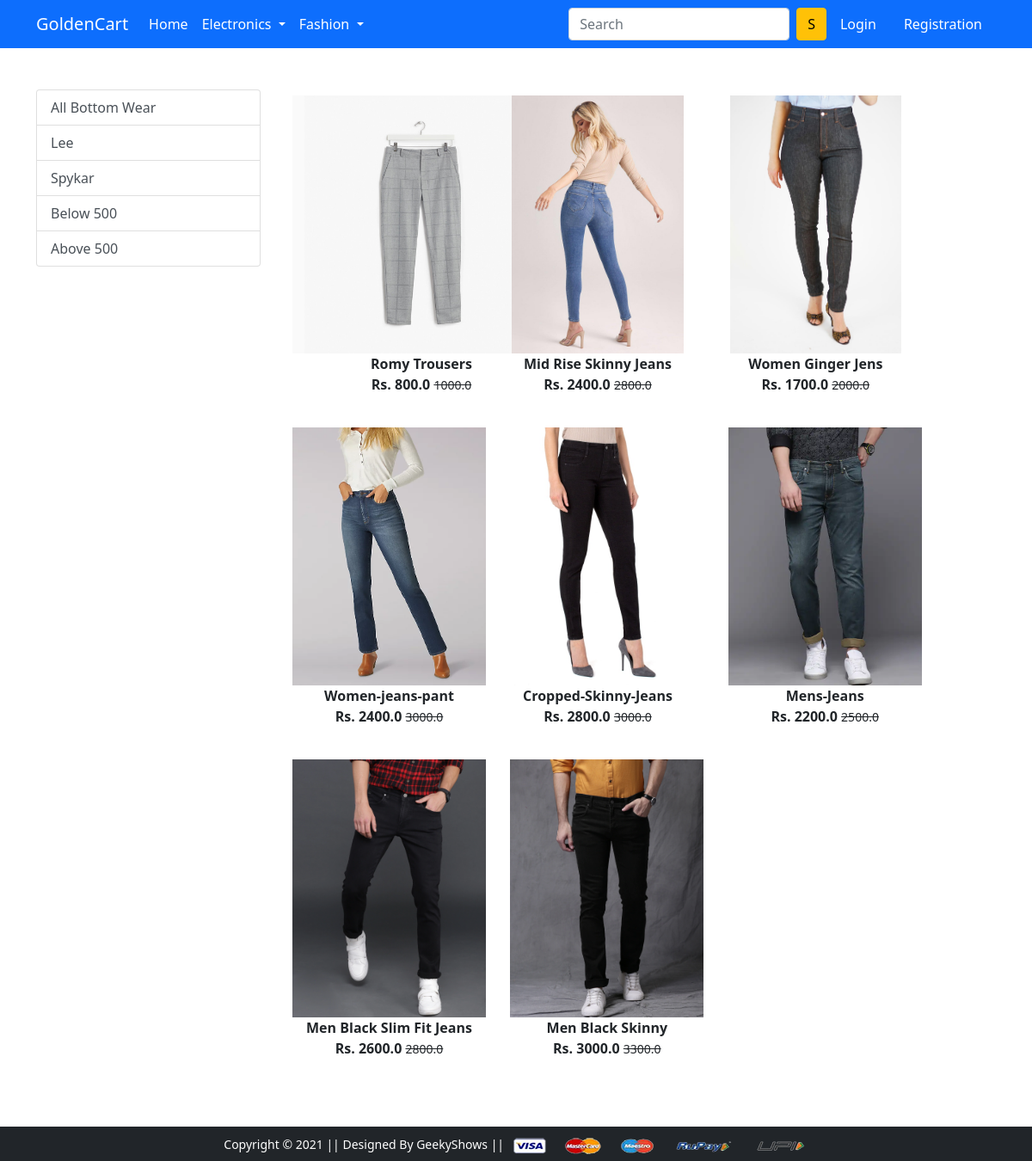
The app's page /bottomwear/ with its own data.
### app/models.py (models this page shows, shortened)
class Product(models.Model):
    title = models.CharField(max_length=200)
    selling_price = models.FloatField()
    discounted_price = models.FloatField()
    description = RichTextField(blank=True,null=True)
    brand = models.CharField(max_length=200)
    category = models.CharField(choices = CATEGORY_CHOICES, max_length=2)
    product_image = models.ImageField(upload_to = 'productimg')

### app/views.py (the view)
# urls.py: path('bottomwear/', views.bottomwear, name='bottomwear'),
def bottomwear(request,data=None):
    totalitem=0
    if data==None:
        bottomwears=Product.objects.filter(category='BW')
    elif data=='Lee' or data=='Spykar':
        bottomwears=Product.objects.filter(category='BW').filter(brand=data)
    elif data=='below':
        bottomwears=Product.objects.filter(category='BW').filter(discounted_price__lt=500)
    elif data=='above':
        bottomwears=Product.objects.filter(category='BW').filter(discounted_price__gt=500)
    if request.user.is_authenticated:
        totalitem=len(Cart.objects.filter(user=request.user))
    return render(request, 'app/bottomwear.html',{'bottomwears':bottomwears,'totalitem':totalitem})

### app/templates/app/bottomwear.html (shortened to what this page needs)
{% extends 'app/base.html' %}
{% load static %}
{% block main-content %}
<div class="container my-5">
 <div class="row">
  <div class="col-sm-3">
   <div class="list-group">
        <a href="{% url 'bottomwear' %}" class="list-group-item list-group-item-action" aria-current="true">All Bottom Wear</a>
        <a href="{% url 'bottomweardata' 'Lee' %}" class="list-group-item list-group-item-action" aria-current="true">Lee</a>
        <a href="{% url 'bottomweardata' 'Spykar' %}" class="list-group-item list-group-item-action" aria-current="true">Spykar</a>
        <a href="{% url 'bottomweardata' 'below' %}" class="list-group-item list-group-item-action" aria-current="true">Below 500</a>
        <a href="{% url 'bottomweardata' 'above' %}" class="list-group-item list-group-item-action" aria-current="true">Above 500</a>
    </div>
  </div>
  <div class="col-sm-8">
      <div class="row">
          {% for product in bottomwears %}
          <div class="col-sm-4 text-center mb-4">
              <a href="{% url 'product-detail' product.id %}" class="btn">
                  <div class="item">
                      <img src="{{product.product_image.url}}" alt="" height="300">
                      <div class="fw-bold">{{product.title}}</div>
                      <div class="fw-bold">Rs. {{product.discounted_price}}
                        <small class="fw-light text-decoration-line-through">{{product.selling_price}}</small>
                      </div>
                  </div>
              </a>
          </div>
          {% endfor %}
      </div>
  </div>
 </div>
</div>
{% endblock main-content %}

### records on screen
Product: product_image (picture), title "Romy Trousers", discounted_price "800.0", selling_price "1000.0"
Product: product_image (picture), title "Mid Rise Skinny Jeans", discounted_price "2400.0", selling_price "2800.0"
Product: product_image (picture), title "Women Ginger Jens", discounted_price "1700.0", selling_price "2000.0"
Product: product_image (picture), title "Women-jeans-pant", discounted_price "2400.0", selling_price "3000.0"
Product: product_image (picture), title "Cropped-Skinny-Jeans", discounted_price "2800.0", selling_price "3000.0"
Product: product_image (picture), title "Mens-Jeans", discounted_price "2200.0", selling_price "2500.0"
Product: product_image (picture), title "Men Black Slim Fit Jeans", discounted_price "2600.0", selling_price "2800.0"
Product: product_image (picture), title "Men Black Skinny", discounted_price "3000.0", selling_price "3300.0"
